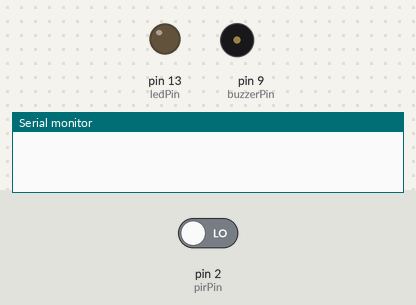
A sketch run on a simulated Arduino Uno, built with avr-gcc and run on an emulated ATmega328P. Shown: output pins drawn as LEDs (lit = HIGH), buzzer (waves = sounding, pin HIGH), the last lines printed to the serial monitor. The test bench sets the inputs (shaded band); at power-on: pin 2 (pirPin) LOW.

Above: at 1.2 s.
1.3 s: pin 2 (pirPin) driven HIGH
At 1.9 s:
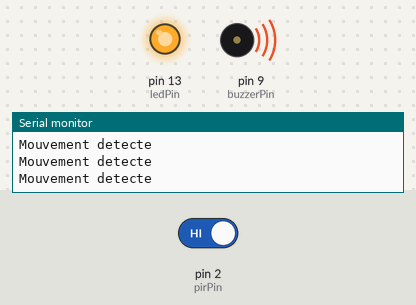
2.9 s: pin 2 (pirPin) driven LOW
At 4.4 s:
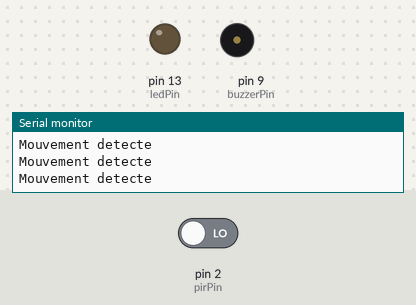
Timing chart, 0 to 5.9 s (numbered marks = the images above; inputs shaded):
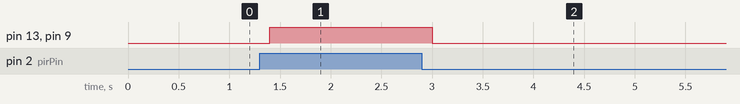

Measured:
- after the input at 1.3 s, pin 13 (ledPin), pin 9 (buzzerPin): LOW → HIGH after 0.10 s
- after the input at 2.9 s, pin 13 (ledPin), pin 9 (buzzerPin): HIGH → LOW after 0.10 s

The sketch:

pir_alarm.ino
```cpp
// Alarme simple avec detecteur PIR.
// Quand il voit un mouvement, la led et le buzzer s'activent.

const int pirPin = 2;
const int buzzerPin = 9;
const int ledPin = 13;

void setup()
{
  pinMode(pirPin, INPUT);
  pinMode(buzzerPin, OUTPUT);
  pinMode(ledPin, OUTPUT);
  Serial.begin(9600);
}

void loop()
{
  int motion = digitalRead(pirPin);

  if (motion == HIGH)
  {
    digitalWrite(ledPin, HIGH);
    digitalWrite(buzzerPin, HIGH);
    Serial.println("Mouvement detecte");
  }
  else
  {
    digitalWrite(ledPin, LOW);
    digitalWrite(buzzerPin, LOW);
  }

  delay(200);
}
```
